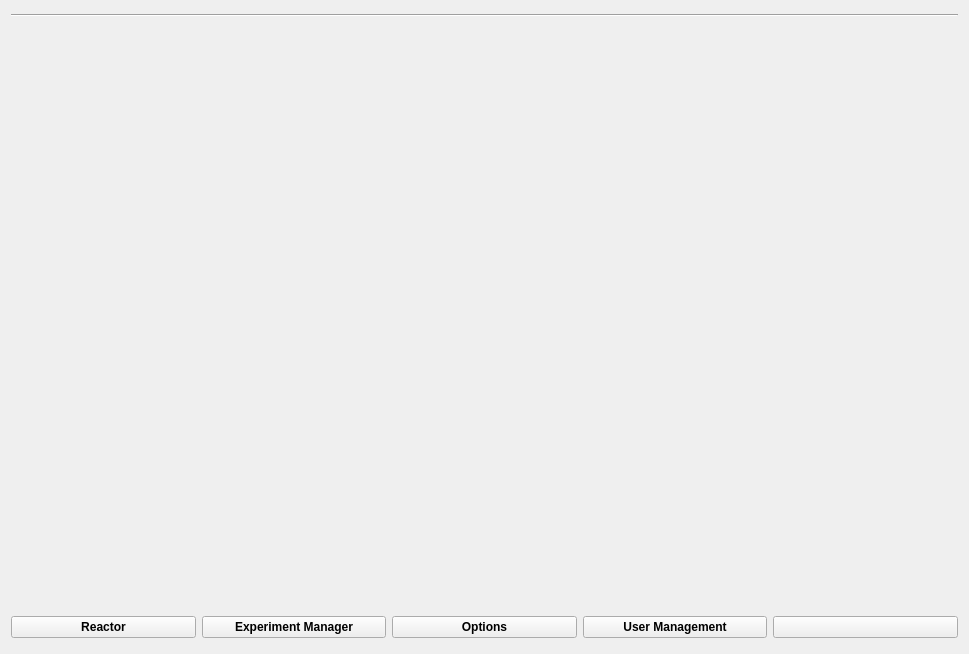
<?xml version="1.0" encoding="UTF-8"?>
<ui version="4.0">
 <class>HomeWidget</class>
 <widget class="QWidget" name="HomeWidget">
  <property name="geometry">
   <rect>
    <x>0</x>
    <y>0</y>
    <width>969</width>
    <height>654</height>
   </rect>
  </property>
  <property name="sizePolicy">
   <sizepolicy hsizetype="Minimum" vsizetype="Minimum">
    <horstretch>0</horstretch>
    <verstretch>0</verstretch>
   </sizepolicy>
  </property>
  <property name="windowTitle">
   <string>Form</string>
  </property>
  <layout class="QGridLayout" name="gridLayout">
   <property name="sizeConstraint">
    <enum>QLayout::SizeConstraint::SetDefaultConstraint</enum>
   </property>
   <item row="0" column="0">
    <widget class="Line" name="line">
     <property name="orientation">
      <enum>Qt::Orientation::Horizontal</enum>
     </property>
    </widget>
   </item>
   <item row="2" column="0">
    <layout class="QHBoxLayout" name="horizontalLayout">
     <item>
      <widget class="QPushButton" name="reactorPushButton">
       <property name="font">
        <font>
         <bold>true</bold>
        </font>
       </property>
       <property name="text">
        <string>Reactor</string>
       </property>
       <property name="icon">
        <iconset resource="resources.qrc">
         <normaloff>:/resources/icons/grid.svg</normaloff>:/resources/icons/grid.svg</iconset>
       </property>
       <property name="iconSize">
        <size>
         <width>32</width>
         <height>32</height>
        </size>
       </property>
      </widget>
     </item>
     <item>
      <widget class="QPushButton" name="experimentManagerPushButton">
       <property name="font">
        <font>
         <bold>true</bold>
        </font>
       </property>
       <property name="text">
        <string>Experiment Manager</string>
       </property>
       <property name="icon">
        <iconset resource="resources.qrc">
         <normaloff>:/resources/icons/bar chart.svg</normaloff>:/resources/icons/bar chart.svg</iconset>
       </property>
       <property name="iconSize">
        <size>
         <width>32</width>
         <height>32</height>
        </size>
       </property>
      </widget>
     </item>
     <item>
      <widget class="QPushButton" name="optionsPushButton">
       <property name="font">
        <font>
         <bold>true</bold>
        </font>
       </property>
       <property name="text">
        <string>Options</string>
       </property>
       <property name="icon">
        <iconset resource="resources.qrc">
         <normaloff>:/resources/icons/settings.svg</normaloff>:/resources/icons/settings.svg</iconset>
       </property>
       <property name="iconSize">
        <size>
         <width>32</width>
         <height>32</height>
        </size>
       </property>
      </widget>
     </item>
     <item>
      <widget class="QPushButton" name="userManagementPushButton">
       <property name="font">
        <font>
         <bold>true</bold>
        </font>
       </property>
       <property name="text">
        <string>User Management</string>
       </property>
       <property name="icon">
        <iconset resource="resources.qrc">
         <normaloff>:/resources/icons/users.svg</normaloff>:/resources/icons/users.svg</iconset>
       </property>
       <property name="iconSize">
        <size>
         <width>32</width>
         <height>32</height>
        </size>
       </property>
      </widget>
     </item>
     <item>
      <widget class="QPushButton" name="closePushButton">
       <property name="font">
        <font>
         <bold>true</bold>
        </font>
       </property>
       <property name="styleSheet">
        <string notr="true">image: url(:/resources/icons/power on.svg);</string>
       </property>
       <property name="text">
        <string/>
       </property>
       <property name="icon">
        <iconset resource="resources.qrc">
         <normaloff>:/resources/icons/power on.svg</normaloff>:/resources/icons/power on.svg</iconset>
       </property>
       <property name="iconSize">
        <size>
         <width>32</width>
         <height>32</height>
        </size>
       </property>
      </widget>
     </item>
    </layout>
   </item>
   <item row="1" column="0">
    <widget class="QLabel" name="label">
     <property name="sizePolicy">
      <sizepolicy hsizetype="Minimum" vsizetype="Minimum">
       <horstretch>0</horstretch>
       <verstretch>0</verstretch>
      </sizepolicy>
     </property>
     <property name="minimumSize">
      <size>
       <width>0</width>
       <height>0</height>
      </size>
     </property>
     <property name="maximumSize">
      <size>
       <width>951</width>
       <height>581</height>
      </size>
     </property>
     <property name="text">
      <string/>
     </property>
     <property name="pixmap">
      <pixmap resource="resources.qrc">:/resources/icons/TAD_Logo.png</pixmap>
     </property>
     <property name="scaledContents">
      <bool>true</bool>
     </property>
    </widget>
   </item>
  </layout>
 </widget>
 <resources>
  <include location="resources.qrc"/>
 </resources>
 <connections/>
</ui>
